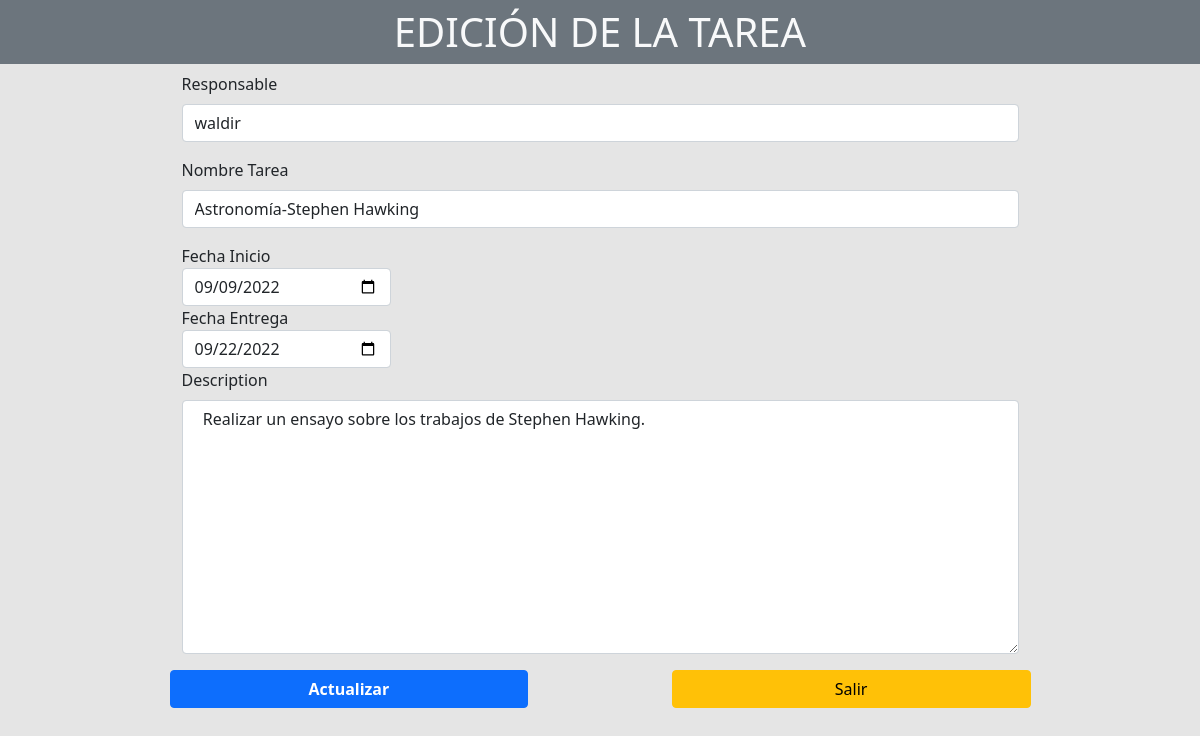
/editar/9, run on the app's committed database.
### gestion_tareas/models.py (models this page shows)
class tarea(models.Model):
    nombre_tarea = models.CharField(max_length=50,default='')
    descripcion = models.CharField(max_length=500, default='')
    fecha_de_creacion = models.DateField(default=datetime.date.today)
    fecha_entrega = models.DateField(default=datetime.date.today)
    usuario_responsable = models.CharField(max_length=128 , default='')
    estado_dela_tarea  =models.CharField(max_length=32 , default='PROGRESO')

### gestion_tareas/views.py (the view, shortened to what this page needs)
# urls.py: path('editar/<int:tareas_id>', views.editar, name='vista_edicion'),
def editar(request, tareas_id):
        tarea_info = tarea.objects.get(id = tareas_id)
        return render(request, 'gestion_tareas/vista_edicion.html',{'tareas_editar':tarea_info})

### gestion_tareas/templates/gestion_tareas/vista_edicion.html (shortened to what this page needs)
<!DOCTYPE html>
<html lang="en">
<head>
    <link href="https://cdn.jsdelivr.net/npm/bootstrap@5.0.2/dist/css/bootstrap.min.css" rel="stylesheet">
</head>
<body style="background-color: rgba(0,0,0, 0.1); height: 100vh;" >
    <h1 class="py-2 bg-secondary text-center text-light">EDICIÓN DE LA TAREA</h1>
    <div class="container d-flex justify-content-center"  >
        <form class="w-75 " action="{% url 'gestion_tareas:vista_edicion' tareas_editar.id %}" method="post">
            <div class="form-group mb-3">
                <label for="usuario_res" class="form-label">Responsable</label>
                <input type="text" value="{{ tareas_editar.usuario_responsable }}" class="form-control" name="usuario_res" id="usuario_res" aria-describedby="emailHelp" required>
            </div>
            <div class="form-group mb-3">
                <label for="tarea_nombre" class="form-label">Nombre Tarea</label>
                <input type="text" value="{{ tareas_editar.nombre_tarea }}" class="form-control" name="tarea_nombre" id="tarea_nombre" aria-describedby="emailHelp" required>
            </div>
            <div class="form-group col-md-3">
                <label for="start">Fecha Inicio</label>
                <input type="date" value="{{ tareas_editar.fecha_de_creacion|date:'Y-m-d' }}" id="start" class="form-control" name="fechainicio">
            </div>
               <div class="form-group col-md-3">
                <label for="fechaentrega">Fecha Entrega</label>
                <input type="date" value="{{ tareas_editar.fecha_entrega|date:'Y-m-d' }}" class="form-control" name="fechaentrega">
               </div>
            <div class="form-group mb-3">
                <label for="description" class="form-label">Description</label>
                <textarea name="description" value  id="description" cols="30" rows="10" type="text" class="form-control" required> {{ tareas_editar.descripcion }}</textarea>
            </div>
            <div class="row gap-md-2 justify-content-between mb-4">
                <button type="submit" class="btn btn-primary col-md-5 fw-bold" >Actualizar</button>
                <a class="btn btn-warning col-md-5 " href={% url "gestion_tareas:dashboard" %}>Salir</a>
            </div>
        </form>
    </div>
</body>
</html>

### data on the page
tarea: usuario_res "waldir", tarea_nombre "Astronomía-Stephen Hawking", fechainicio "09/09/2022", fechaentrega "09/22/2022", description "Realizar un ensayo sobre los trabajos de Stephen Hawking."
